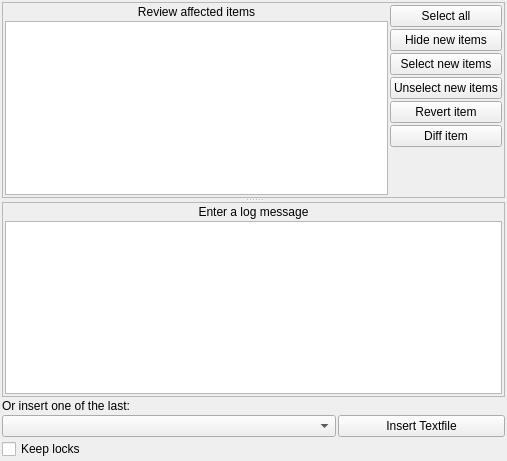
<?xml version="1.0" encoding="UTF-8"?>
<ui version="4.0">
 <class>CommitMessage</class>
 <widget class="QWidget" name="CommitMessage">
  <property name="geometry">
   <rect>
    <x>0</x>
    <y>0</y>
    <width>507</width>
    <height>461</height>
   </rect>
  </property>
  <property name="windowTitle">
   <string>Commitmessage</string>
  </property>
  <layout class="QVBoxLayout" name="verticalLayout_3">
   <item>
    <widget class="QSplitter" name="m_MainSplitter">
     <property name="orientation">
      <enum>Qt::Vertical</enum>
     </property>
     <widget class="QFrame" name="m_ReviewFrame">
      <property name="frameShape">
       <enum>QFrame::StyledPanel</enum>
      </property>
      <property name="frameShadow">
       <enum>QFrame::Raised</enum>
      </property>
      <layout class="QHBoxLayout" name="horizontalLayout">
       <item>
        <layout class="QVBoxLayout" name="verticalLayout_4">
         <item>
          <widget class="QLabel" name="m_Reviewlabel">
           <property name="text">
            <string>Review affected items</string>
           </property>
           <property name="alignment">
            <set>Qt::AlignCenter</set>
           </property>
           <property name="wordWrap">
            <bool>false</bool>
           </property>
          </widget>
         </item>
         <item>
          <widget class="QTreeView" name="m_CommitItemTree">
           <property name="verticalScrollMode">
            <enum>QAbstractItemView::ScrollPerPixel</enum>
           </property>
           <property name="rootIsDecorated">
            <bool>false</bool>
           </property>
           <property name="itemsExpandable">
            <bool>false</bool>
           </property>
           <property name="sortingEnabled">
            <bool>true</bool>
           </property>
           <property name="allColumnsShowFocus">
            <bool>true</bool>
           </property>
          </widget>
         </item>
        </layout>
       </item>
       <item>
        <layout class="QVBoxLayout" name="verticalLayout">
         <item>
          <widget class="QPushButton" name="m_SelectAllButton">
           <property name="text">
            <string>Select all</string>
           </property>
          </widget>
         </item>
         <item>
          <widget class="QPushButton" name="m_HideNewItems">
           <property name="text">
            <string>Hide new items</string>
           </property>
           <property name="checkable">
            <bool>true</bool>
           </property>
          </widget>
         </item>
         <item>
          <widget class="QPushButton" name="m_MarkUnversioned">
           <property name="toolTip">
            <string>Mark all new e.g. not versioned items for add and commit.</string>
           </property>
           <property name="text">
            <string>Select new items</string>
           </property>
          </widget>
         </item>
         <item>
          <widget class="QPushButton" name="m_UnmarkUnversioned">
           <property name="toolTip">
            <string>Unmark all unversioned items so they will be ignored.</string>
           </property>
           <property name="text">
            <string>Unselect new items</string>
           </property>
          </widget>
         </item>
         <item>
          <widget class="QPushButton" name="m_RevertItemButton">
           <property name="toolTip">
            <string>Revert highlighted item</string>
           </property>
           <property name="text">
            <string>Revert item</string>
           </property>
          </widget>
         </item>
         <item>
          <widget class="QPushButton" name="m_DiffItem">
           <property name="toolTip">
            <string>Generates and display difference against repository of selected item</string>
           </property>
           <property name="text">
            <string>Diff item</string>
           </property>
          </widget>
         </item>
         <item>
          <spacer name="verticalSpacer">
           <property name="orientation">
            <enum>Qt::Vertical</enum>
           </property>
           <property name="sizeHint" stdset="0">
            <size>
             <width>20</width>
             <height>40</height>
            </size>
           </property>
          </spacer>
         </item>
        </layout>
       </item>
      </layout>
     </widget>
     <widget class="QFrame" name="m_EditFrame">
      <property name="frameShape">
       <enum>QFrame::StyledPanel</enum>
      </property>
      <property name="frameShadow">
       <enum>QFrame::Raised</enum>
      </property>
      <layout class="QVBoxLayout" name="verticalLayout_2">
       <item>
        <widget class="QLabel" name="m_HeadLabel">
         <property name="text">
          <string>Enter a log message</string>
         </property>
         <property name="alignment">
          <set>Qt::AlignCenter</set>
         </property>
         <property name="wordWrap">
          <bool>false</bool>
         </property>
        </widget>
       </item>
       <item>
        <widget class="KTextEdit" name="m_LogEdit"/>
       </item>
      </layout>
     </widget>
    </widget>
   </item>
   <item>
    <layout class="QGridLayout">
     <item row="1" column="0">
      <widget class="KComboBox" name="m_LogHistory">
       <property name="sizePolicy">
        <sizepolicy hsizetype="Minimum" vsizetype="Fixed">
         <horstretch>2</horstretch>
         <verstretch>0</verstretch>
        </sizepolicy>
       </property>
       <property name="toolTip">
        <string>Last used log messages</string>
       </property>
       <property name="duplicatesEnabled">
        <bool>false</bool>
       </property>
       <item>
        <property name="text">
         <string/>
        </property>
       </item>
      </widget>
     </item>
     <item row="0" column="0">
      <widget class="QLabel" name="m_LogLabel">
       <property name="text">
        <string>Or insert one of the last:</string>
       </property>
       <property name="wordWrap">
        <bool>false</bool>
       </property>
      </widget>
     </item>
     <item row="1" column="1">
      <widget class="QPushButton" name="m_insert_file_button">
       <property name="sizePolicy">
        <sizepolicy hsizetype="Minimum" vsizetype="Fixed">
         <horstretch>1</horstretch>
         <verstretch>0</verstretch>
        </sizepolicy>
       </property>
       <property name="text">
        <string>Insert Textfile</string>
       </property>
      </widget>
     </item>
    </layout>
   </item>
   <item>
    <layout class="QHBoxLayout" name="m_CheckBoxLayout">
     <item>
      <widget class="QCheckBox" name="m_keepLocksButton">
       <property name="toolTip">
        <string>If checked commit will not release locks.</string>
       </property>
       <property name="text">
        <string>Keep locks</string>
       </property>
      </widget>
     </item>
     <item>
      <widget class="DepthSelector" name="m_DepthSelector" native="true"/>
     </item>
    </layout>
   </item>
  </layout>
 </widget>
 <layoutdefault spacing="2" margin="2"/>
 <customwidgets>
  <customwidget>
   <class>KComboBox</class>
   <extends>QComboBox</extends>
   <header>kcombobox.h</header>
  </customwidget>
  <customwidget>
   <class>KTextEdit</class>
   <extends>QTextEdit</extends>
   <header>ktextedit.h</header>
  </customwidget>
  <customwidget>
   <class>DepthSelector</class>
   <extends>QWidget</extends>
   <header>src/ksvnwidgets/depthselector.h</header>
  </customwidget>
 </customwidgets>
 <includes>
  <include location="local">ktextedit.h</include>
  <include location="local">kcombobox.h</include>
  <include location="local">src/ksvnwidgets/depthselector.h</include>
 </includes>
 <resources/>
 <connections>
  <connection>
   <sender>m_LogHistory</sender>
   <signal>activated(int)</signal>
   <receiver>CommitMessage</receiver>
   <slot>slotHistoryActivated(int)</slot>
   <hints>
    <hint type="sourcelabel">
     <x>35</x>
     <y>415</y>
    </hint>
    <hint type="destinationlabel">
     <x>20</x>
     <y>20</y>
    </hint>
   </hints>
  </connection>
  <connection>
   <sender>m_MarkUnversioned</sender>
   <signal>clicked()</signal>
   <receiver>CommitMessage</receiver>
   <slot>slotMarkUnversioned()</slot>
   <hints>
    <hint type="sourcelabel">
     <x>494</x>
     <y>100</y>
    </hint>
    <hint type="destinationlabel">
     <x>20</x>
     <y>20</y>
    </hint>
   </hints>
  </connection>
  <connection>
   <sender>m_UnmarkUnversioned</sender>
   <signal>clicked()</signal>
   <receiver>CommitMessage</receiver>
   <slot>slotUnmarkUnversioned()</slot>
   <hints>
    <hint type="sourcelabel">
     <x>494</x>
     <y>131</y>
    </hint>
    <hint type="destinationlabel">
     <x>20</x>
     <y>20</y>
    </hint>
   </hints>
  </connection>
  <connection>
   <sender>m_DiffItem</sender>
   <signal>clicked()</signal>
   <receiver>CommitMessage</receiver>
   <slot>slotDiffSelected()</slot>
   <hints>
    <hint type="sourcelabel">
     <x>494</x>
     <y>193</y>
    </hint>
    <hint type="destinationlabel">
     <x>20</x>
     <y>20</y>
    </hint>
   </hints>
  </connection>
  <connection>
   <sender>m_HideNewItems</sender>
   <signal>toggled(bool)</signal>
   <receiver>CommitMessage</receiver>
   <slot>hideNewItems(bool)</slot>
   <hints>
    <hint type="sourcelabel">
     <x>383</x>
     <y>69</y>
    </hint>
    <hint type="destinationlabel">
     <x>20</x>
     <y>20</y>
    </hint>
   </hints>
  </connection>
  <connection>
   <sender>m_insert_file_button</sender>
   <signal>clicked()</signal>
   <receiver>CommitMessage</receiver>
   <slot>insertFile()</slot>
   <hints>
    <hint type="sourcelabel">
     <x>496</x>
     <y>417</y>
    </hint>
    <hint type="destinationlabel">
     <x>20</x>
     <y>20</y>
    </hint>
   </hints>
  </connection>
  <connection>
   <sender>m_RevertItemButton</sender>
   <signal>clicked()</signal>
   <receiver>CommitMessage</receiver>
   <slot>slotRevertSelected()</slot>
   <hints>
    <hint type="sourcelabel">
     <x>494</x>
     <y>162</y>
    </hint>
    <hint type="destinationlabel">
     <x>357</x>
     <y>241</y>
    </hint>
   </hints>
  </connection>
  <connection>
   <sender>m_CommitItemTree</sender>
   <signal>doubleClicked(QModelIndex)</signal>
   <receiver>CommitMessage</receiver>
   <slot>slotItemDoubleClicked(QModelIndex)</slot>
   <hints>
    <hint type="sourcelabel">
     <x>110</x>
     <y>74</y>
    </hint>
    <hint type="destinationlabel">
     <x>506</x>
     <y>12</y>
    </hint>
   </hints>
  </connection>
  <connection>
   <sender>m_SelectAllButton</sender>
   <signal>clicked()</signal>
   <receiver>CommitMessage</receiver>
   <slot>slotSelectAll()</slot>
   <hints>
    <hint type="sourcelabel">
     <x>456</x>
     <y>29</y>
    </hint>
    <hint type="destinationlabel">
     <x>507</x>
     <y>381</y>
    </hint>
   </hints>
  </connection>
 </connections>
 <slots>
  <slot>slotRevertSelected()</slot>
  <slot>slotItemDoubleClicked(QModelIndex)</slot>
  <slot>slotSelectAll()</slot>
 </slots>
</ui>
